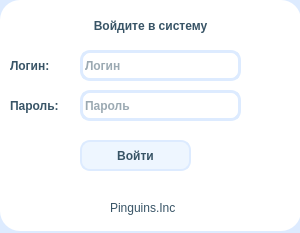
<?xml version="1.0" encoding="UTF-8"?>
<!-- Seller UI code for CRM application
Copyright(C) 2022 Plnguins

This program is free software : you can redistribute it and / or modify
it under the terms of the GNU Affero General Public License as published
by the Free Software Foundation, either version 3 of the License, or
(at your option) any later version.

This program is distributed in the hope that it will be useful,
but WITHOUT ANY WARRANTY; without even the implied warranty of
MERCHANTABILITY or FITNESS FOR A PARTICULAR PURPOSE.See the
GNU Affero General Public License for more details.

You should have received a copy of the GNU Affero General Public License
along with this program.If not, see < https:  // www.gnu.org/licenses/>. -->
<ui version="4.0">
 <class>loginUi</class>
 <widget class="QWidget" name="loginUi">
  <property name="geometry">
   <rect>
    <x>0</x>
    <y>0</y>
    <width>300</width>
    <height>233</height>
   </rect>
  </property>
  <property name="windowTitle">
   <string>Вход</string>
  </property>
  <widget class="QPushButton" name="LoginButton">
   <property name="geometry">
    <rect>
     <x>80</x>
     <y>140</y>
     <width>111</width>
     <height>31</height>
    </rect>
   </property>
   <property name="styleSheet">
    <string notr="true">QPushButton#LoginButton{
	font: 10pt &quot;Comfortaa&quot;;
	font: bold;
	color:  rgb(56, 84, 102);	
	background-color: rgb(238, 246, 255);
	border: 2px solid #DDEBFF;
	border-radius:10px;
}

QPushButton#LoginButton:hover{
	font: 10pt &quot;Comfortaa&quot;;
	font: bold;
	color:  rgb(56, 84, 102);	
	background-color: rgb(214, 233, 255);
	border: 2px solid #BBD6FF;
	border-radius:10px;
}

</string>
   </property>
   <property name="text">
    <string>Войти</string>
   </property>
   <property name="autoDefault">
    <bool>true</bool>
   </property>
   <property name="default">
    <bool>true</bool>
   </property>
  </widget>
  <widget class="QLabel" name="Company">
   <property name="geometry">
    <rect>
     <x>110</x>
     <y>200</y>
     <width>81</width>
     <height>16</height>
    </rect>
   </property>
   <property name="styleSheet">
    <string notr="true">font: 10pt &quot;Comfortaa&quot;;
font: light;
color:  rgb(56, 84, 102);</string>
   </property>
   <property name="text">
    <string>Pinguins.Inc</string>
   </property>
  </widget>
  <widget class="QLabel" name="Title">
   <property name="geometry">
    <rect>
     <x>0</x>
     <y>10</y>
     <width>301</width>
     <height>31</height>
    </rect>
   </property>
   <property name="styleSheet">
    <string notr="true">font: 14pt &quot;Comfortaa&quot;;
font: bold;
color:  rgb(56, 84, 102);</string>
   </property>
   <property name="text">
    <string>Войдите в систему</string>
   </property>
   <property name="alignment">
    <set>Qt::AlignCenter</set>
   </property>
  </widget>
  <widget class="QLineEdit" name="Password">
   <property name="geometry">
    <rect>
     <x>80</x>
     <y>90</y>
     <width>161</width>
     <height>31</height>
    </rect>
   </property>
   <property name="styleSheet">
    <string notr="true">font: 10pt &quot;Comfortaa&quot;;
font: bold;
color:  rgb(56, 84, 102);
border:3px solid #DDEBFF;
border-radius: 10px;</string>
   </property>
   <property name="echoMode">
    <enum>QLineEdit::Password</enum>
   </property>
   <property name="placeholderText">
    <string>Пароль</string>
   </property>
  </widget>
  <widget class="QLineEdit" name="Login">
   <property name="geometry">
    <rect>
     <x>80</x>
     <y>50</y>
     <width>161</width>
     <height>31</height>
    </rect>
   </property>
   <property name="styleSheet">
    <string notr="true">font: 10pt &quot;Comfortaa&quot;;
font: bold;
color:  rgb(56, 84, 102);
border:3px solid #DDEBFF;
border-radius: 10px;</string>
   </property>
   <property name="placeholderText">
    <string>Логин</string>
   </property>
  </widget>
  <widget class="QLabel" name="LoginLabel">
   <property name="geometry">
    <rect>
     <x>10</x>
     <y>50</y>
     <width>51</width>
     <height>31</height>
    </rect>
   </property>
   <property name="styleSheet">
    <string notr="true">font: 10pt &quot;Comfortaa&quot;;
font: bold;
color:  rgb(56, 84, 102);</string>
   </property>
   <property name="text">
    <string>Логин:</string>
   </property>
  </widget>
  <widget class="QPushButton" name="ShowPassword">
   <property name="geometry">
    <rect>
     <x>210</x>
     <y>93</y>
     <width>24</width>
     <height>24</height>
    </rect>
   </property>
   <property name="text">
    <string/>
   </property>
   <property name="icon">
    <iconset>
     <activeoff>:/images/openEye.png</activeoff>
     <activeon>:/images/closeEye.png</activeon>
    </iconset>
   </property>
   <property name="iconSize">
    <size>
     <width>20</width>
     <height>20</height>
    </size>
   </property>
   <property name="checkable">
    <bool>true</bool>
   </property>
   <property name="autoDefault">
    <bool>true</bool>
   </property>
   <property name="flat">
    <bool>true</bool>
   </property>
  </widget>
  <widget class="QLabel" name="PasswordLabel">
   <property name="geometry">
    <rect>
     <x>10</x>
     <y>90</y>
     <width>71</width>
     <height>31</height>
    </rect>
   </property>
   <property name="styleSheet">
    <string notr="true">font: 10pt &quot;Comfortaa&quot;;
font: bold;
color:  rgb(56, 84, 102);</string>
   </property>
   <property name="text">
    <string>Пароль:</string>
   </property>
  </widget>
  <widget class="QLabel" name="label_6">
   <property name="geometry">
    <rect>
     <x>0</x>
     <y>0</y>
     <width>301</width>
     <height>231</height>
    </rect>
   </property>
   <property name="styleSheet">
    <string notr="true">border-radius:20px;
background-color: rgb(255, 255, 255);</string>
   </property>
   <property name="text">
    <string/>
   </property>
  </widget>
  <widget class="QLabel" name="label_4">
   <property name="geometry">
    <rect>
     <x>-60</x>
     <y>-60</y>
     <width>441</width>
     <height>371</height>
    </rect>
   </property>
   <property name="styleSheet">
    <string notr="true">background-color:rgb(221, 235, 255);</string>
   </property>
   <property name="text">
    <string/>
   </property>
  </widget>
  <widget class="QPushButton" name="Settings">
   <property name="geometry">
    <rect>
     <x>210</x>
     <y>140</y>
     <width>31</width>
     <height>31</height>
    </rect>
   </property>
   <property name="text">
    <string/>
   </property>
   <property name="icon">
    <iconset resource="../../resources/resources.qrc">
     <normaloff>:/images/settings.png</normaloff>
     <activeon>:/images/settings.png</activeon>:/images/settings.png</iconset>
   </property>
   <property name="iconSize">
    <size>
     <width>22</width>
     <height>22</height>
    </size>
   </property>
   <property name="flat">
    <bool>true</bool>
   </property>
  </widget>
  <zorder>label_4</zorder>
  <zorder>label_6</zorder>
  <zorder>LoginButton</zorder>
  <zorder>Company</zorder>
  <zorder>Title</zorder>
  <zorder>Password</zorder>
  <zorder>Login</zorder>
  <zorder>LoginLabel</zorder>
  <zorder>ShowPassword</zorder>
  <zorder>PasswordLabel</zorder>
  <zorder>Settings</zorder>
 </widget>
 <tabstops>
  <tabstop>Login</tabstop>
  <tabstop>Password</tabstop>
  <tabstop>ShowPassword</tabstop>
  <tabstop>LoginButton</tabstop>
 </tabstops>
 <resources>
  <include location="../../resources/resources.qrc"/>
 </resources>
 <connections/>
</ui>
